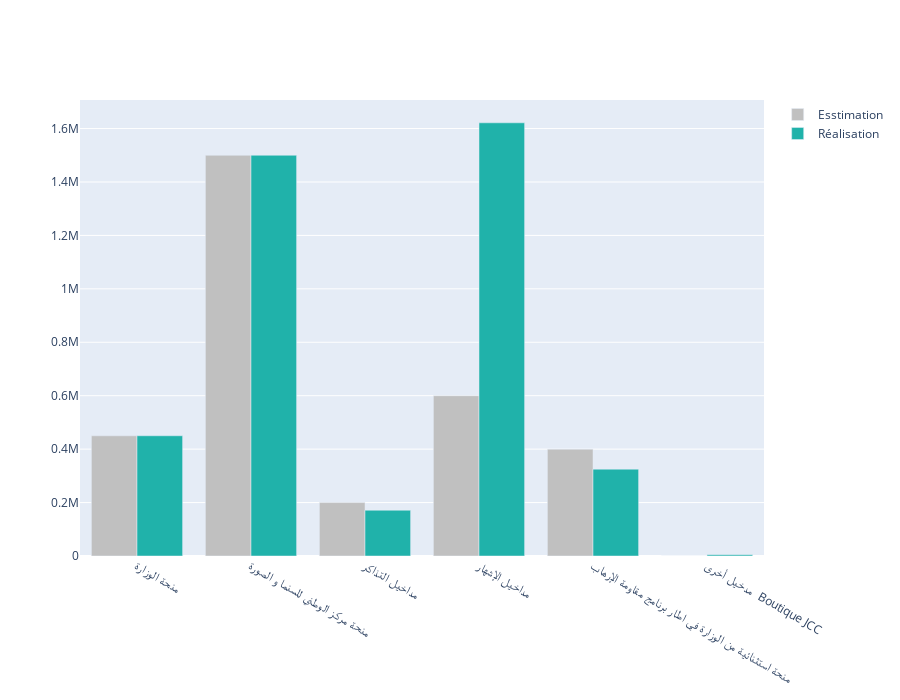

Notebook code for this chart:
### Code cell
df16 = pd.read_csv('revenus-festivals-carthage-session-27-2016.csv')

x_var=df16['Type de Subvention']
fig2 = go.Figure(data=[
    go.Bar( name='Esstimation',x=x_var, y=df16['Estimations'],marker_color='Silver'),
    go.Bar( name='Réalisation', x=x_var, y=df16['Realisations'],marker_color='lightseagreen')
    
])

fig2.update_layout(barmode='group')
fig2.update_layout(title_text="" ,height =700)
fig2.show()

### Figure 1 — Plotly figure (JSON) as saved in the notebook; plotly's stock layout.template omitted (floating-point values rounded to 4 significant figures)
{"data": [{"marker": {"color": "Silver"}, "name": "Esstimation", "type": "bar", "x": ["منحة الوزارة", "منحة مركز الوطني للسنما و الصورة", "مداخيل التذاكر", "مداخيل الإشهار", "منحة استثنائية من الوزارة في اطار برنامج مقاومة الإرهاب", "مدخيل أخرى  Boutique JCC"], "y": [450000, 1500000, 200000, 600000, 400000, 0]}, {"marker": {"color": "lightseagreen"}, "name": "Réalisation", "type": "bar", "x": ["منحة الوزارة", "منحة مركز الوطني للسنما و الصورة", "مداخيل التذاكر", "مداخيل الإشهار", "منحة استثنائية من الوزارة في اطار برنامج مقاومة الإرهاب", "مدخيل أخرى  Boutique JCC"], "y": [450000, 1500000, 171348, 1622000.0, 325000, 4487]}], "layout": {"barmode": "group", "height": 700, "title": {"text": ""}}}
